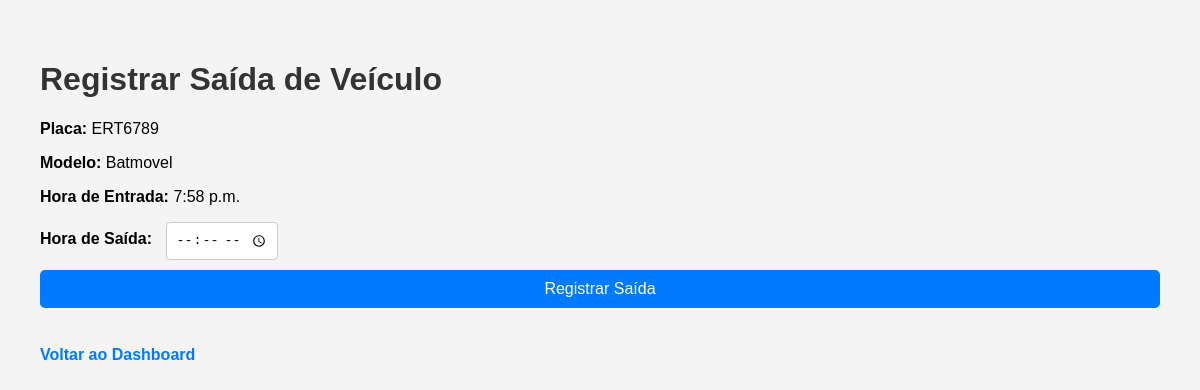
/saida/1/, run on the app's committed database.
### core/models.py (models this page shows, shortened)
class RegistroEstacionamento(models.Model):
    cliente = models.ForeignKey(Cliente, on_delete=models.CASCADE)
    modelo_carro = models.CharField(max_length=50)
    placa = models.CharField(max_length=10, unique=True)
    data_entrada = models.DateField(auto_now_add=True)
    hora_entrada = models.TimeField(auto_now_add=True)
    hora_saida = models.TimeField(null=True, blank=True)
    status_pagamento = models.CharField(
        max_length=10, choices=[('pago', 'Pago'), ('pendente', 'A pagar')], default='pendente'
    )
    valor_pago = models.DecimalField(max_digits=7, decimal_places=2, null=True, blank=True)

### core/views.py (the view)
# urls.py: path('saida/<int:id>/', registrar_saida, name='registrar_saida'),
def registrar_saida(request, id):
    registro = get_object_or_404(RegistroEstacionamento, id=id)
    if request.method == "POST":
        hora_saida = datetime.strptime(request.POST.get("hora_saida"), "%H:%M").time()
        registro.registrar_saida(hora_saida)
        return redirect('dashboard')
    return render(request, 'core/registrar_saida.html', {'registro': registro})

### core/templates/core/registrar_saida.html (shortened to what this page needs)
<!DOCTYPE html>
<html lang="pt">
<head>
    {% load static %}
    <link rel="stylesheet" href="{% static 'core/css/styles_forms.css' %}">
</head>
<body>
    <h1>Registrar Saída de Veículo</h1>
    <form method="post">
        <p><strong>Placa:</strong> {{ registro.placa }}</p>
        <p><strong>Modelo:</strong> {{ registro.modelo_carro }}</p>
        <p><strong>Hora de Entrada:</strong> {{ registro.hora_entrada }}</p>
        <label for="hora_saida">Hora de Saída:</label>
        <input type="time" name="hora_saida" required>
        <button type="submit" class="button-submit">Registrar Saída</button>
    </form>
    <br>
    <a href="{% url 'dashboard' %}" class="button-submit">Voltar ao Dashboard</a>
</body>
</html>

### estacionamento/core/static/core/css/styles_forms.css (style rules this page uses)
body { font-family: Arial, sans-serif; background-color: #f4f4f4; margin: 20px; padding: 20px; }
h1, h2 { color: #333; }
label { font-weight: bold; margin-right: 10px; }
input, select { flex: 1; padding: 8px; border: 1px solid #ccc; border-radius: 4px; }
button { background-color: #007BFF; color: white; border: none; padding: 10px 15px; font-size: 16px; border-radius: 5px; cursor: pointer; width: 100%; margin-top: 10px; }
a { display: inline-block; margin-top: 20px; text-decoration: none; font-weight: bold; color: #007BFF; }

### data on the page
RegistroEstacionamento: placa "ERT6789", modelo_carro "Batmovel", hora_entrada "7:58 p.m."
